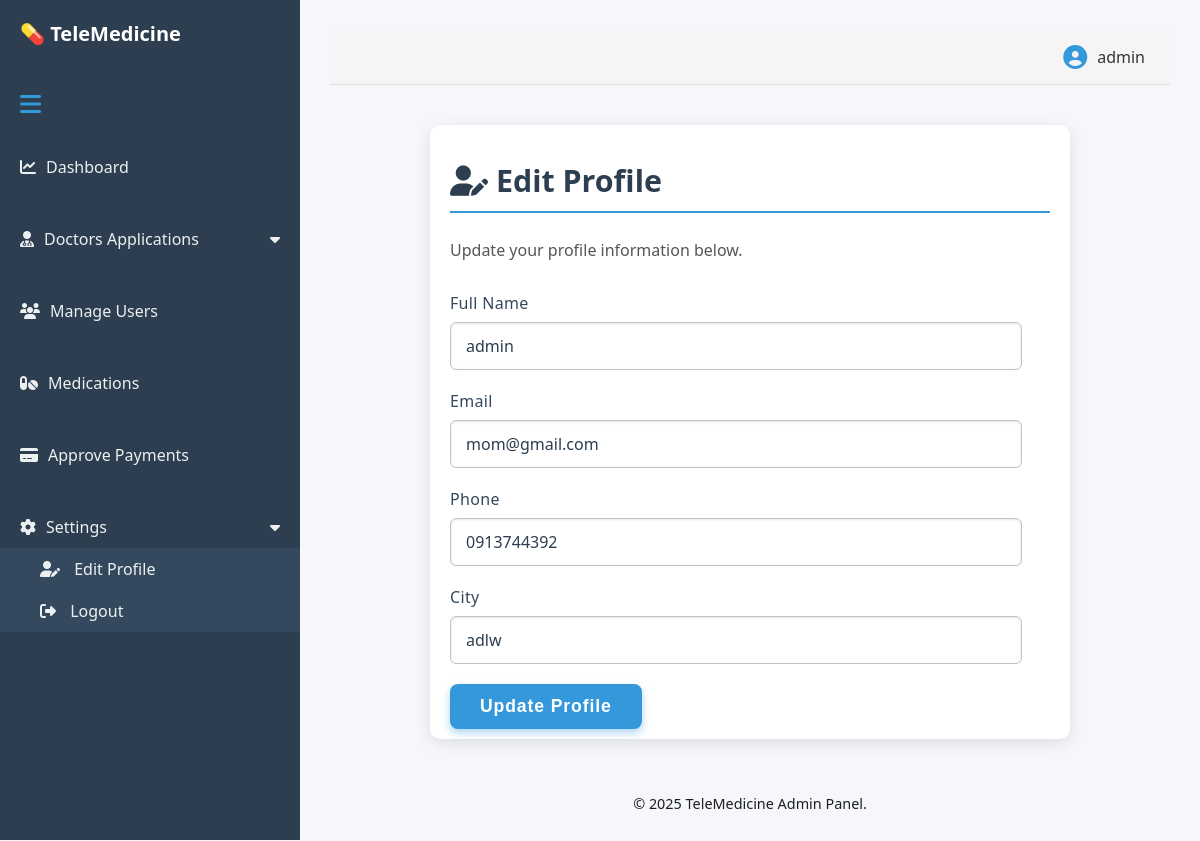
Screenshot of /admin/edit_profile.php (signed in) with the database file from the repository.
### tables this page shows
CREATE TABLE IF NOT EXISTS `users` (
  `id` int NOT NULL AUTO_INCREMENT,
  `name` varchar(100) NOT NULL,
  `gender` varchar(10) DEFAULT NULL,
  `email` varchar(100) NOT NULL,
  `password` varchar(255) NOT NULL,
  `role` enum('user','doctor','admin') DEFAULT 'user',
  `status` enum('active','suspended') NOT NULL DEFAULT 'active',
  `created_at` timestamp NULL DEFAULT CURRENT_TIMESTAMP,
  `age` int DEFAULT NULL,
  `city` varchar(100) DEFAULT NULL,
  `phone` varchar(20) DEFAULT NULL,
  `photo` varchar(255) DEFAULT NULL,
  PRIMARY KEY (`id`),
  UNIQUE KEY `email` (`email`)
);

### admin/edit_profile.php (the view, shortened to what this page needs)
<?php
include '../includes/db.php';
$admin_id = $_SESSION['user_id'];
$adminQuery = mysqli_query($conn, "SELECT name FROM users WHERE id = $admin_id");
$adminData = mysqli_fetch_assoc($adminQuery);
$adminName = $adminData ? $adminData['name'] : 'Admin';
$query = mysqli_query($conn, "SELECT * FROM users WHERE id = $admin_id");
$admin = mysqli_fetch_assoc($query);
?>
<!DOCTYPE html>
<html>
<head>
    <link rel="stylesheet" href="../css/admin.css">
    <link rel="stylesheet" href="https://cdnjs.cloudflare.com/ajax/libs/font-awesome/6.5.0/css/all.min.css" />
</head>
<body>
<div class="admin-container">
    <div class="sidebar">
        <div class="logo">
            <span>💊 TeleMedicine</span>
        </div>
        <div class="sidebar-toggle" title="Toggle Sidebar">
            <i class="fas fa-bars"></i>
        </div>
        <ul>
            <li><a href="dashboard.php"><i class="fas fa-chart-line"></i> <span>Dashboard</span></a></li>
            <li>
                <a href="#" class="dropdown-btn">
                    <i class="fas fa-user-md"></i> <span>Doctors Applications</span>
                    <i class="fas fa-caret-down"></i>
                </a>
            </li>
            <li><a href="view_users.php"><i class="fas fa-users"></i> <span>Manage Users</span></a></li>
            <li><a href="medications.php"><i class="fas fa-pills"></i> <span>Medications</span></a></li>
            <li><a href="approve_payments.php"><i class="fas fa-credit-card"></i> <span>Approve Payments</span></a></li>
            <li>
                <a href="#" class="dropdown-btn active">
                    <i class="fas fa-cog"></i> <span>Settings</span>
                    <i class="fas fa-caret-down"></i>
                </a>
                <div class="dropdown-container" style="display: block;">
                    <a href="edit_profile.php" class="active"><i class="fas fa-user-edit"></i> Edit Profile</a>
                    <a href="../admin/logout.php"><i class="fas fa-sign-out-alt"></i> Logout</a>
                </div>
            </li>
        </ul>
    </div>
    <div class="main-content">
        <header class="admin-header">
            <div class="admin-profile">
                <i class="fas fa-user-circle"></i> <span><?= htmlspecialchars($adminName) ?></span>
            </div>
        </header>
        <div class="content-area">
            <h2><i class="fas fa-user-edit"></i> Edit Profile</h2>
            <p>Update your profile information below.</p>
            <form method="post" novalidate>
                <label for="name">Full Name</label>
                <input type="text" name="name" id="name" value="<?= htmlspecialchars($admin['name']) ?>" required>
                <label for="email">Email</label>
                <input type="email" name="email" id="email" value="<?= htmlspecialchars($admin['email']) ?>" required>
                <label for="phone">Phone</label>
                <input type="text" name="phone" id="phone" value="<?= htmlspecialchars($admin['phone']) ?>">
                <label for="city">City</label>
                <input type="text" name="city" id="city" value="<?= htmlspecialchars($admin['city']) ?>">
                <button type="submit">Update Profile</button>
            </form>
        </div>
        <footer>
            &copy; <?= date("Y") ?> TeleMedicine Admin Panel.
        </footer>
    </div>
</div>
</body>
</html>

### css/admin.css (style rules this page uses)
body { margin: 0; font-family: 'Segoe UI', sans-serif; background: #f5f7fa; }
.admin-container { display: flex; }
.sidebar { width: 300px; background: #2c3e50; color: white; min-height: 100vh; padding: 20px 0; position: fixed; }
.sidebar .logo { display: flex; align-items: center; padding: 0 20px 30px; }
.sidebar .logo span { font-size: 20px; font-weight: bold; }
.sidebar ul { list-style: none; padding: 0; }
.sidebar ul li { margin-bottom: 30px; }
.sidebar ul li a { color: white; text-decoration: none; display: flex; align-items: center; padding: 12px 25px; transition: 0.3s; }
.sidebar ul li a i { margin-right: 10px; }
.main-content { margin-left: 300px; padding: 30px; flex-grow: 1; }
.admin-header { display: flex; justify-content: flex-end; align-items: center; padding: 15px 25px; background-color: #f5f5f5; border-bottom: 1px solid #ddd; }
.admin-profile { display: flex; align-items: center; gap: 10px; font-size: 16px; font-weight: 500; color: #333; }
.admin-profile i { font-size: 24px; color: #3498db; }

### admin/edit_profile.php (style rules this page uses)
.content-area { padding: 40px 20px; padding-bottom: 10px; padding-top: 10px; max-width: 600px; margin: 40px auto; background: #fff; box-shadow: 0 4px 15px rgba(0,0,0,0.1); border-radius: 10px; font-family: 'Segoe UI', Tahoma, Geneva, Verdana, sans-serif; }
.content-area h2 { margin-bottom: 25px; font-weight: 700; font-size: 1.9rem; color: #2c3e50; border-bottom: 2px solid #3498db; padding-bottom: 10px; }
.content-area p { color: #555; margin-bottom: 30px; font-size: 1rem; line-height: 1.5; }
form label { display: block; margin-bottom: 8px; font-weight: 400; color: #34495e; font-size: 1rem; letter-spacing: 0.02em; }
form input[type="text"], form input[type="email"] { width: 90%; padding: 12px 15px; margin-bottom: 20px; border: 1.8px solid #bdc3c7; border-radius: 6px; font-size: 1rem; color: #2c3e50; box-shadow: inset 0 1px 3px rgba(0,0,0,0.1); transition: border-color 0.3s ease, box-shadow 0.3s ease; outline: none; font-family: inherit; }
form button { display: inline-block; background-color: #3498db; color: #fff; border: none; padding: 12px 30px; font-size: 1.1rem; border-radius: 8px; cursor: pointer; font-weight: 600; letter-spacing: 0.05em; transition: background-color 0.3s ease, transform 0.2s ease; user-select: none; box-shadow: 0 4px 8px rgba(52, 152, 219, 0.4); }
.sidebar-toggle { user-select: none; cursor: pointer; color: #3498db; padding: 10px 20px; font-size: 1.5em; }
.sidebar ul li a, .sidebar ul li .dropdown-btn { display: flex; align-items: center; color: #ecf0f1; padding: 10px 20px; text-decoration: none; }
.sidebar ul li a i, .sidebar ul li .dropdown-btn i { margin-right: 10px; }
.sidebar ul li .dropdown-btn i:last-child { margin-left: auto; margin-right: 0; }
.sidebar ul li .dropdown-container { display: none; background-color: #34495e; }
.sidebar ul li .dropdown-container a { padding-left: 40px; display: block; color: #ecf0f1; text-decoration: none; }
footer { color:rgb(29, 31, 31); text-align: center; padding: 15px 0; position: relative; bottom: 0; width: 100%; font-size: 0.9em; margin-top: 30px; }

### rows the page displays
users: name "admin", email "mom@gmail.com", phone "0913744392", city "adlw"
